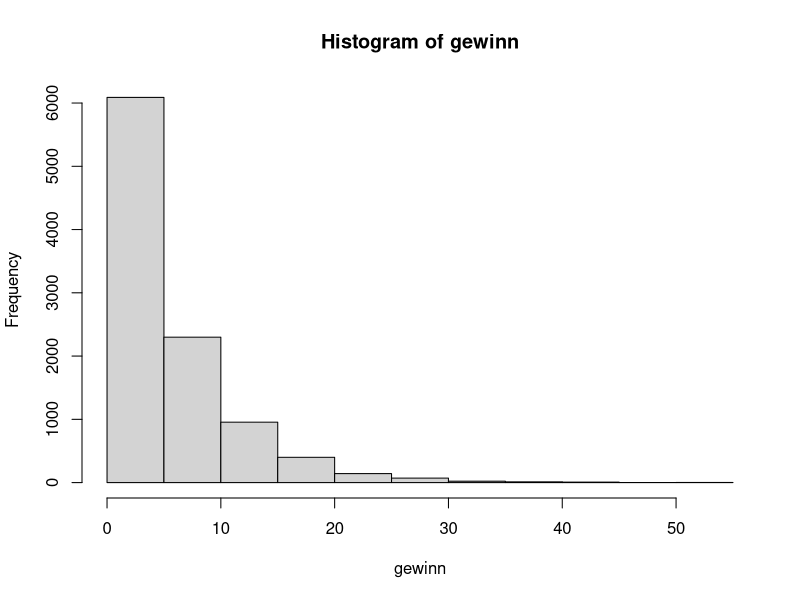
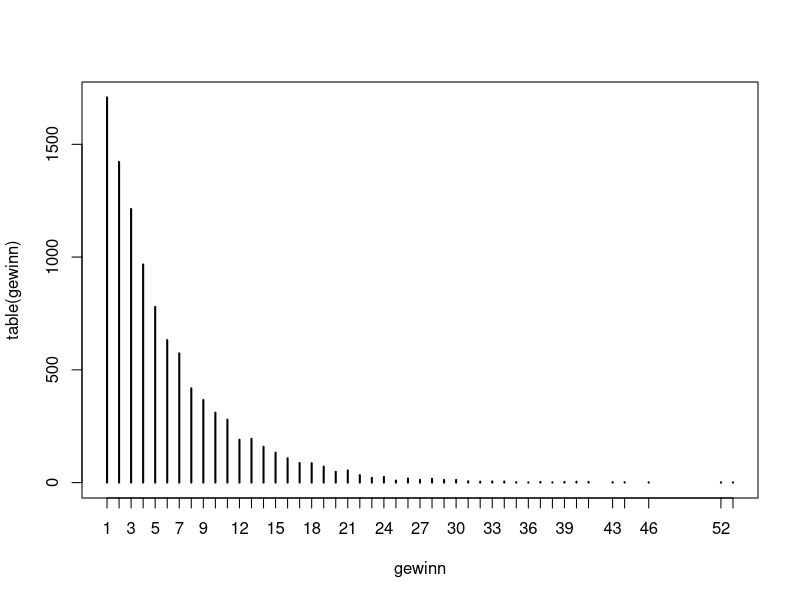
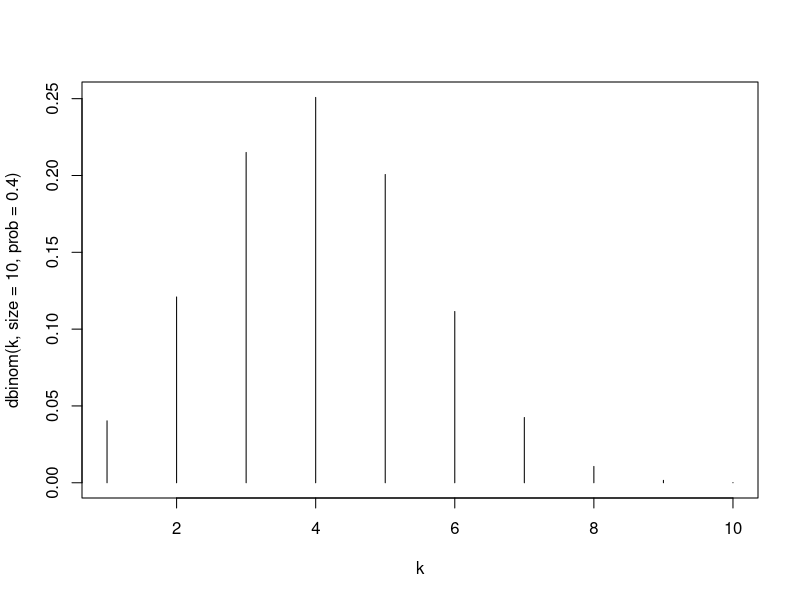

Generate these figures, in order, with R:
# Spielautomatsverteilung
ps = c(0.977, 0.008, 0.008, 0.006, 0.001)
xs = c(-1,4,9,14,19)
sm = sample(xs, 1000000, replace = TRUE, prob = ps)
mean(sm)
var(sm)

# Würfel
set.seed(42)
N = 5000000
x = sample(1:6, N, replace = TRUE)

#Abschaetzung von EW
mean(x) #3.5052
#Erwartungswerte von X^2
mean(x^2) #15.21858


#Augenzahl in Euro, falls gerade Zahl
#x 6 6 2 5 4 4 5 1 4 5
xg = x %% 2 == 0 #gerade TRUE  TRUE  TRUE FALSE  TRUE  TRUE FALSE FALSE  TRUE FALSE
#xg * x #6 6 2 0 4 4 0 0 4 0
mean(xg * x) #2.00234

##Augenzahl in Euro zum Quadrat, falls gerade Zahl
mean(xg * x^2)#9.38124
56/6 #9.33333

# Spiel
gewinn = rep(NA, 10000)
for (run in 1:length(gewinn)){
  for (i in 1:10000){ #Im wievielten versuch kommt die 6?
    if (sample(1:6,1) == 6){
      gewinn[run] = i   
      break
    }
  }  
}
sum(gewinn) / 10000

hist(gewinn)
plot(table(gewinn))
mean(gewinn)
#Ist Geometrische Verteilung, dort ist mean = 1/p

k = 1:10
plot(k, dbinom(k, size=10, prob = 0.4), type = 'h')





